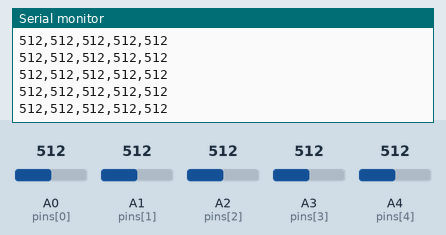
Bench run of a sketch on a simulated Arduino Uno, built with avr-gcc and run on an emulated ATmega328P. Parts: the last lines printed to the serial monitor. Inputs (shaded band) come from the test bench; at power-on: A0 (pins[0]) = 512, A1 (pins[1]) = 512, A2 (pins[2]) = 512, A3 (pins[3]) = 512, A4 (pins[4]) = 512.

Above: at 1.2 s.
1.3 s: A0 (pins[0]) set to 716
At 1.57 s:
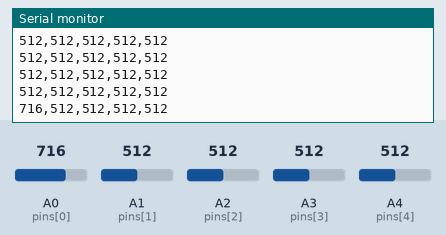
2.8 s: A1 (pins[1]) set to 716
At 2.98 s:
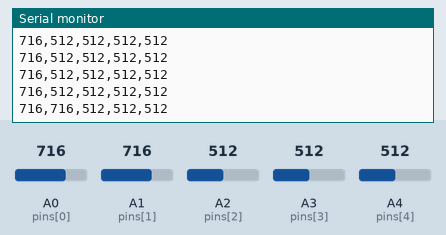
4.3 s: A2 (pins[2]) set to 716
At 4.38 s:
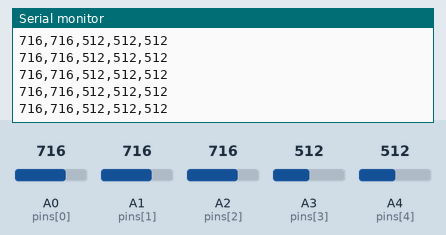
5.8 s: A3 (pins[3]) set to 716
At 6.0 s:
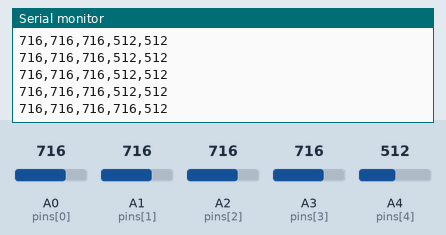
7.3 s: A4 (pins[4]) set to 716
At 7.4 s:
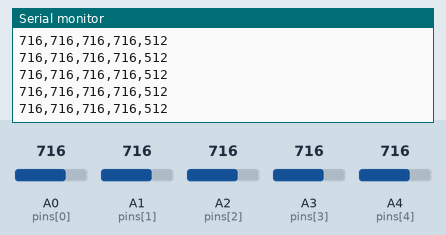
8.8 s: A0 (pins[0]) set to 992
At 8.81 s:
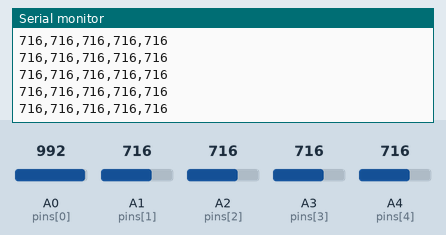
Timing chart, 0 to 11.3 s (numbered marks = the images above; inputs shaded):
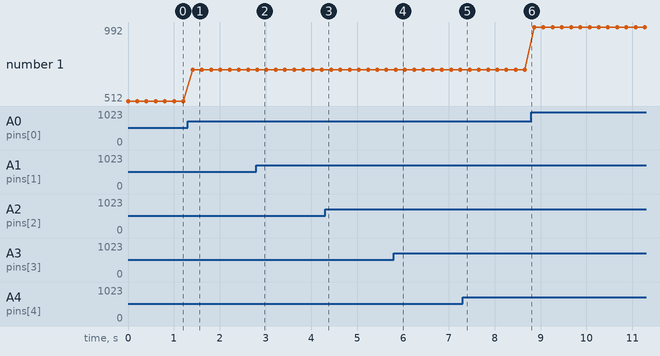

The sketch:

SensorCalibration.ino
```cpp
// Disconnect the radio. Use Serial Monitor at 9600 baud to measure open/closed readings.
void setup() { Serial.begin(9600); }
void loop() {
  const uint8_t pins[] = {A0, A1, A2, A3, A4};
  for (uint8_t i = 0; i < 5; ++i) {
    if (i) Serial.print(',');
    Serial.print(analogRead(pins[i]));
  }
  Serial.println();
  delay(200);
}
```

Measured:
- after the input at 1.3 s, the serial monitor: prints a new line after 0.11 s (image 1)
- after the input at 2.8 s, the serial monitor: prints a new line at once (image 2)
- after the input at 5.8 s, the serial monitor: prints a new line at once (image 4)
- plotted number 1: 512 → 716 after the input at 1.3 s, 716 → 992 after the input at 8.8 s
